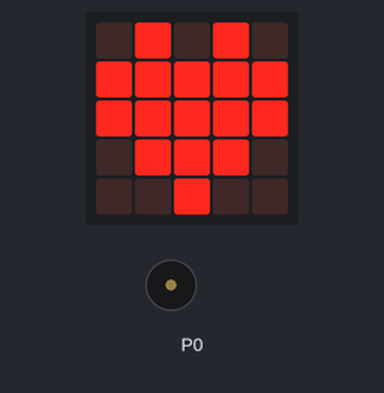
Bench run of a program on a simulated BBC micro:bit (MakeCode). On the bench: the board's 5×5 LED display, buzzer (waves = sounding).

Above: at 0.1 s.
At 0.7 s:
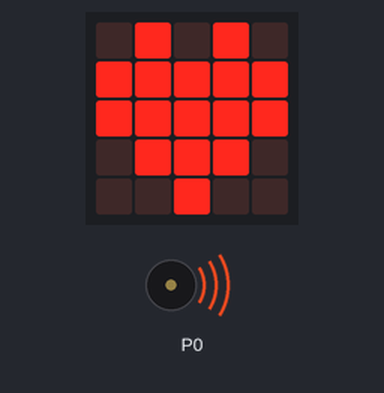
At 1.2 s:
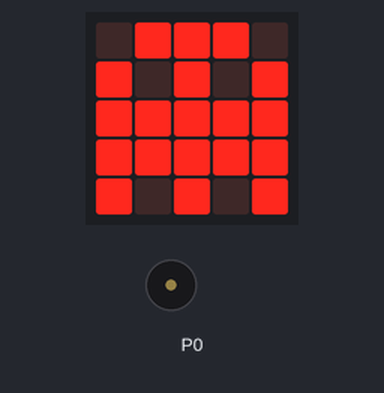
Timing chart, 0 to 2.7 s (numbered marks = the images above):
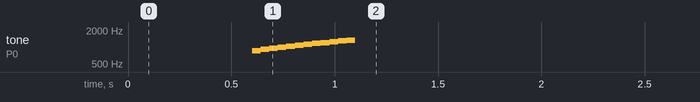

The program:

main.ts
```typescript
basic.showIcon(IconNames.Heart)
music.playSoundEffect(music.createSoundEffect(WaveShape.Square, 843, 1342, 255, 0, 500, SoundExpressionEffect.None, InterpolationCurve.Linear), SoundExpressionPlayMode.UntilDone)
basic.forever(function () {
    basic.showLeds(`
        . # # # .
        # . # . #
        # # # # #
        # # # # #
        # . # . #
        `)
})
```

test.ts
```typescript
// aquí va el archivo "tests"; esto no se compilará cuando este paquete se utilice como una extensión.
```

Measured:
- by itself, tone on P0: plays 863 Hz for 0.04 s, 905 Hz for 0.04 s, 946 Hz for 0.04 s, 988 Hz for 0.04 s, 1030 Hz for 0.04 s, 1071 Hz for 0.04 s … (12 notes in this stretch)
